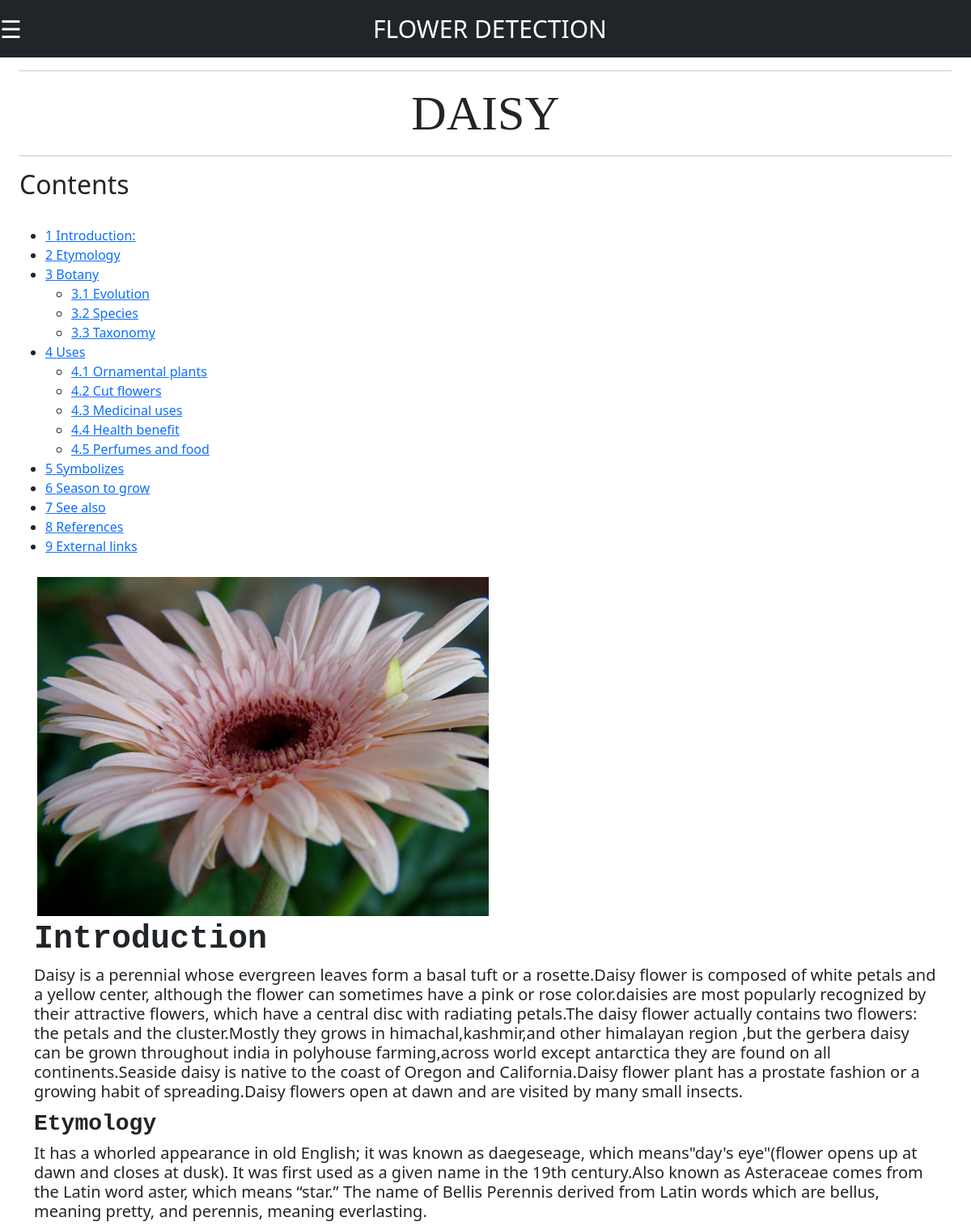
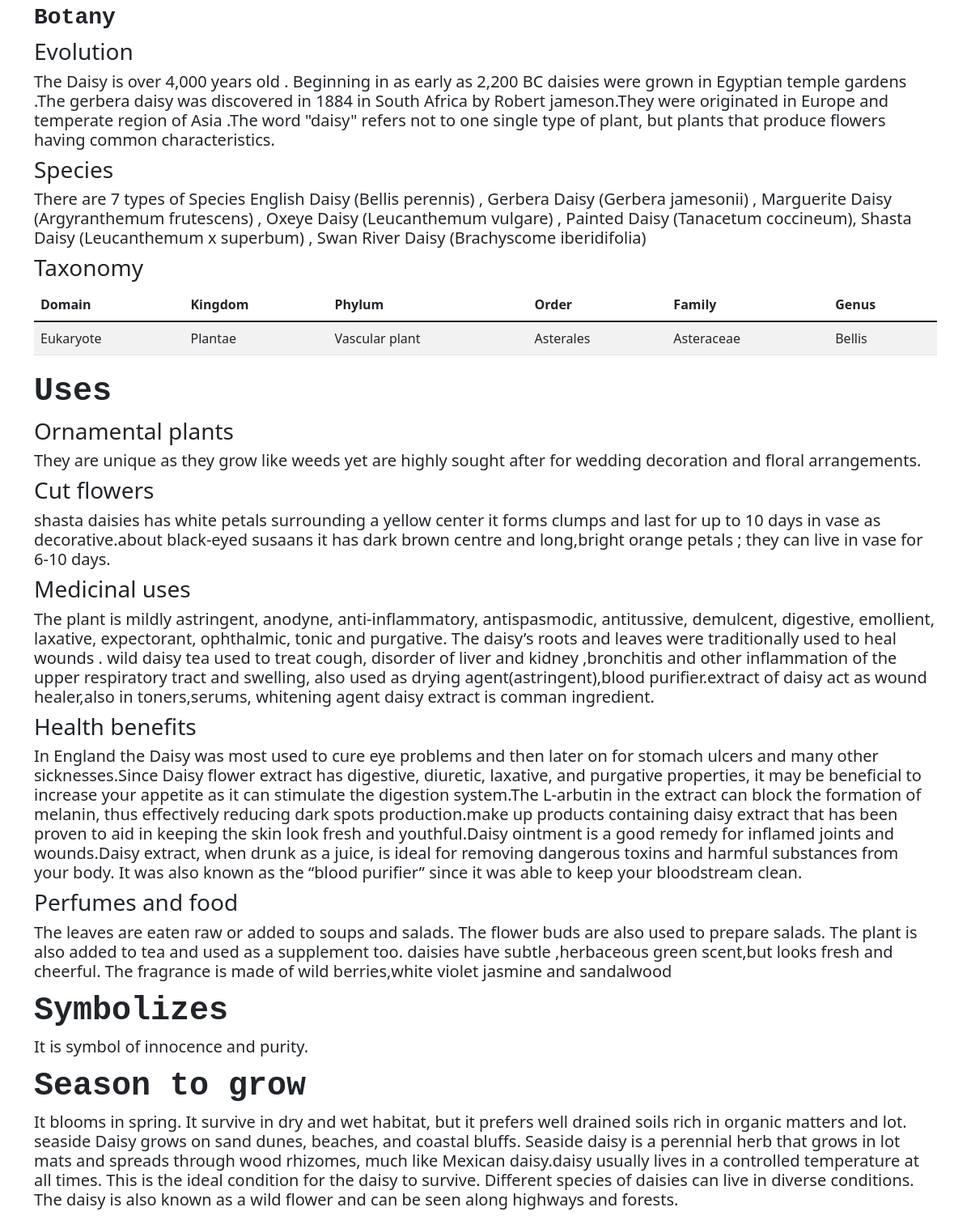
/info_daisy/, run on the app's committed database (2 pictures, top to bottom).
### flower_detection/models.py (models this page shows, shortened)
class Info(models.Model):
    Flower_name = models.CharField(max_length=50)
    Introduction = models.TextField()
    Etymology = models.TextField()
    Evolution = models.TextField()
    Species = models.TextField()
    Tax_domain = models.CharField(max_length=50)
    Tax_kingdom = models.CharField(max_length=50)
    Tax_phylum = models.CharField(max_length=50)
    Tax_order = models.CharField(max_length=50)
    Tax_family = models.CharField(max_length=50)
    Tax_genus = models.CharField(max_length=50)
    Ornamental_plants = models.TextField()
    Cut_flowers = models.TextField()
    Medicinal_uses = models.TextField()
    Health_benefit = models.TextField()
    Perfumes_food = models.TextField()
    Symbolizes = models.TextField()
    Season_to_grow = models.TextField()
    Img = models.ImageField(upload_to='images/')

### flower_detection/views.py (the view)
# urls.py: path('info_daisy/', views.info_daisy , name='info_daisy'),
def info_daisy(request):
	if request.method == 'GET':
		f_Info = Info.objects.get(Flower_name="DAISY")
	return render(request, 'home/info.html',{'info':f_Info})

### flower_detection/templates/home/info.html (shortened to what this page needs)
{% extends "home/base.html" %}
{% load static %}
{% block content %}
    <div class="container-fluid">
        <hr>
        {% if info %}
            <h1 align ="center" style="font-family: 'Times New Roman', Times, serif; font-size: 60px;">{{info.Flower_name}}</h1>
        {% endif %}
        <hr>
        <div id="toc" class="toc" role="navigation" aria-labelledby="mw-toc-heading"><input type="checkbox" role="button"
          <div class="toctitle" lang="en" dir="ltr">
            <h2 id="mw-toc-heading">Contents</h2>
          </div>
          <ul>
            <li class="toclevel-1 tocsection-1"><a href="#Introduction:"><span class="tocnumber">1</span> <span
                  class="toctext">Introduction:</span></a>
            <li class="toclevel-2 tocsection-2"><a href="#Etymology"><span class="tocnumber">2</span> <span
                    class="toctext">Etymology</span></a></li>
            <li class="toclevel-2 tocsection-2"><a href="#Botany"><span class="tocnumber">3</span> <span
                    class="toctext">Botany</span></a></li>
                <ul>
                    <li class="toclevel-2 tocsection-3"><a href="#Evolution"><span class="tocnumber">3.1</span> <span
                        class="toctext">Evolution</span></a></li>
                    <li class="toclevel-2 tocsection-4"><a href="#Species"><span class="tocnumber">3.2</span> <span
                        class="toctext">Species</span></a></li>
                    <li class="toclevel-2 tocsection-5"><a href="#Taxonomy"><span class="tocnumber">3.3</span> <span
                        class="toctext">Taxonomy</span></a></li>
                </ul>
            </li>
            <li class="toclevel-2 tocsection-7"><a href="#Uses"><span class="tocnumber">4</span> <span
                  class="toctext">Uses</span></a></li>
                <ul>
                    <li class="toclevel-2 tocsection-8"><a href="#Ornamental plants"><span class="tocnumber">4.1</span> <span
                        class="toctext">Ornamental plants</span></a></li>
                    <li class="toclevel-2 tocsection-9"><a href="#Cut flowers"><span class="tocnumber">4.2</span> <span
                        class="toctext">Cut flowers</span></a></li>
                    <li class="toclevel-2 tocsection-10"><a href="#Medicinal uses"><span class="tocnumber">4.3</span> <span
                        class="toctext">Medicinal uses</span></a></li>
                    <li class="toclevel-2 tocsection-11"><a href="#Health benefits"><span class="tocnumber">4.4</span> <span
                        class="toctext">Health benefit</span></a></li>
                    <li class="toclevel-2 tocsection-12"><a href="#Perfumes and food"><span class="tocnumber">4.5</span> <span
                        class="toctext">Perfumes and food</span></a></li>
                </ul>
            <li class="toclevel-1 tocsection-13"><a href="#Symbolizes"><span class="tocnumber">5</span> <span
                class="toctext">Symbolizes</span></a></li>
            <li class="toclevel-1 tocsection-14"><a href="#Season to grow"><span class="tocnumber">6</span> <span
                class="toctext">Season to grow</span></a></li>
            <li class="toclevel-1 tocsection-15"><a href="#See_also"><span class="tocnumber">7</span> <span class="toctext">See
                  also</span></a></li>
            <li class="toclevel-1 tocsection-16"><a href="#References"><span class="tocnumber">8</span> <span
                  class="toctext">References</span></a></li>
            <li class="toclevel-1 tocsection-17"><a href="#External_links"><span class="tocnumber">9</span> <span
                  class="toctext">External links</span></a></li>
          </ul>
        </div>
        <div class="container">
            <td>
                        <img src="{{info.Img.url}}" alt="" class="img-responsive" style="width: 50%; float: center; margin-block-start: 10px;" />
            </td>
            {% if info %}
            <h1><span class="mw-headline" id="Introduction"
                style="font-family:'Courier New', Courier, monospace;"><b>Introduction</b></span>
            </h1>
                        <h5>{{  info.Introduction }}</h5>
                <h3><span class="mw-headline" id="Etymology"
                    style="font-family:'Courier New', Courier, monospace;"><b>Etymology</b></span>
                </h3>
                            <h5>{{ info.Etymology }}</h5>
                <h3><span class="mw-headline" id="Botany"
                    style="font-family:'Courier New', Courier, monospace;"><b>Botany</b></span>
                </h3>
                <h3><span class="mw-headline" id="Evolution">Evolution</span><span class="mw-editsection"><span
                    class="mw-editsection-bracket"></h3>
                        <h5>{{ info.Evolution }}</h5>
                <h3><span class="mw-headline" id="Species">Species</span><span class="mw-editsection"><span
                    class="mw-editsection-bracket"></h3>
                        <h5>{{ info.Species }}</h5>
                <h3><span class="mw-headline" id="Taxonomy">Taxonomy</span><span class="mw-editsection"><span
                    class="mw-editsection-bracket"></h3>
                    <table class="table table-striped">
                        <thead>
                        <tr>
                            <th>Domain</th>
                            <th>Kingdom</th>
                            <th>Phylum</th>
                            <th>Order</th>
                            <th>Family</th>
                            <th>Genus</th>
                        </tr>
                        </thead>
                        <tbody>
                        <tr>
                            <td>{{info.Tax_domain}}</td>
                            <td>{{info.Tax_kingdom}}</td>
                            <td>{{info.Tax_phylum}}</td>
                            <td>{{info.Tax_order}}</td>
                            <td>{{info.Tax_family}}</td>
                            <td>{{info.Tax_genus}}</td>
                        </tr>
                        </tbody>
                    </table>
                    <h1><span class="mw-headline" id="Uses"
                        style="font-family:'Courier New', Courier, monospace;"><b>Uses</b></span></h1>
                <h3><span class="mw-headline" id="Ornamental plants">Ornamental plants</span><span class="mw-editsection"><span
                    class="mw-editsection-bracket"></h3>
                        <h5>{{ info.Ornamental_plants }}</h5>
                <h3><span class="mw-headline" id="Cut flowers">Cut flowers</span><span class="mw-editsection"><span
                    class="mw-editsection-bracket"></h3>
                        <h5>{{ info.Cut_flowers }}</h5>
                <h3><span class="mw-headline" id="Medicinal uses">Medicinal uses</span><span class="mw-editsection"><span
                    class="mw-editsection-bracket"></h3>
                        <h5>{{ info.Medicinal_uses }}</h5>
                <h3><span class="mw-headline" id="Health benefits">Health benefits</span><span class="mw-editsection"><span
                    class="mw-editsection-bracket"></h3>
                        <h5>{{ info.Health_benefit }}</h5>
                <h3><span class="mw-headline" id="Perfumes and food">Perfumes and food</span><span class="mw-editsection"><span
                    class="mw-editsection-bracket"></h3>
                        <h5>{{ info.Perfumes_food }}</h5>
                <h1><span class="mw-headline" id="Symbolizes"
                    style="font-family:'Courier New', Courier, monospace;"><b>Symbolizes</b></span></h1>
                        <h5>{{ info.Symbolizes }}</h5>
                <h1><span class="mw-headline" id="Season_to_grow" style="font-family:'Courier New', Courier, monospace;"><b>Season
                    to
                    grow</b></span></h1>
                        <h5>{{ info.Season_to_grow }}</h5>
                {% else %}
                    <h1>no data</h1>
            {% endif %}
        </div>
{% endblock content %}

### flower_detection/templates/home/base.html (shortened to what this page needs)
<!DOCTYPE html>
<html lang="en">
<head>
	<link href="https://cdn.jsdelivr.net/npm/bootstrap@5.1.1/dist/css/bootstrap.min.css" rel="stylesheet"
>
</head>
<body>
    	<nav class="navbar navbar-dark bg-dark">
            <a style="font-size:30px; cursor:pointer; color: white;" onclick="openNav()">&#9776; </a>
            <a class="navbar-brand " href="{% url 'main_home' %}" style="font-size:30px;">FLOWER DETECTION</a>
		  </nav>
    <div class="container-fluid">
            {% block content %} {% endblock %}
		</div>
        </div>
</body>
</html>

### data on the page
Info: Flower_name "DAISY", Img (picture), Introduction "Daisy is a perennial whose evergreen leaves form a basal tuft or a rosette.Daisy flower is composed of white petals and a yellow center, although the flower can sometimes have a pink or rose color.daisies are most popularly recognized by their attractive flowers, which have a central disc with radiating petals.The daisy flower actually contains two flowers: the petals and the cluster.Mostly they grows in himachal,kashmir,and other himalayan region ,but the gerbera daisy can be grown throughout india in polyhouse farming,across world except antarctica they are found on all continents.Seaside daisy is native to the coast of Oregon and California.Daisy flower plant has a prostate fashion or a…", Etymology "It has a whorled appearance in old English; it was known as daegeseage, which means\"day's eye\"(flower opens up at dawn and closes at dusk). It was first used as a given name in the 19th century.Also known as Asteraceae comes from the Latin word aster, which means “star.” The name of Bellis Perennis derived from Latin words which are bellus, meaning pretty, and perennis, meaning everlasting.", Evolution "The Daisy is over 4,000 years old . Beginning in as early as 2,200 BC daisies were grown in Egyptian temple gardens .The gerbera daisy was discovered in 1884 in South Africa by Robert jameson.They were originated in Europe and temperate region of Asia .The word \"daisy\" refers not to one single type of plant, but plants that produce flowers having common characteristics.", Species "There are 7 types of Species English Daisy (Bellis perennis) , Gerbera Daisy (Gerbera jamesonii) , Marguerite Daisy (Argyranthemum frutescens) , Oxeye Daisy (Leucanthemum vulgare) , Painted Daisy (Tanacetum coccineum), Shasta Daisy (Leucanthemum x superbum) , Swan River Daisy (Brachyscome iberidifolia)", Tax_domain "Eukaryote", Tax_kingdom "Plantae", Tax_phylum "Vascular plant", Tax_order "Asterales", Tax_family "Asteraceae", Tax_genus "Bellis", Ornamental_plants "They are unique as they grow like weeds yet are highly sought after for wedding decoration and floral arrangements.", Cut_flowers "shasta daisies has white petals surrounding a yellow center it forms clumps and last for up to 10 days in vase as decorative.about black-eyed susaans it has dark brown centre and long,bright orange petals ; they can live in vase for 6-10 days.", Medicinal_uses "The plant is mildly astringent, anodyne, anti-inflammatory, antispasmodic, antitussive, demulcent, digestive, emollient, laxative, expectorant, ophthalmic, tonic and purgative. The daisy’s roots and leaves were traditionally used to heal wounds . wild daisy tea used to treat cough, disorder of liver and kidney ,bronchitis and other inflammation of the upper respiratory tract and swelling, also used as drying agent(astringent),blood purifier.extract of daisy act as wound healer,also in toners,serums, whitening agent daisy extract is comman ingredient.", Health_benefit "In England the Daisy was most used to cure eye problems and then later on for stomach ulcers and many other sicknesses.Since Daisy flower extract has digestive, diuretic, laxative, and purgative properties, it may be beneficial to increase your appetite as it can stimulate the digestion system.The L-arbutin in the extract can block the formation of melanin, thus effectively reducing dark spots production.make up products containing daisy extract that has been proven to aid in keeping the skin look fresh and youthful.Daisy ointment is a good remedy for inflamed joints and wounds.Daisy extract, when drunk as a juice, is ideal for removing dangerous toxins and harmful substances from your…", Perfumes_food "The leaves are eaten raw or added to soups and salads. The flower buds are also used to prepare salads. The plant is also added to tea and used as a supplement too. daisies have subtle ,herbaceous green scent,but looks fresh and cheerful. The fragrance is made of wild berries,white violet jasmine and sandalwood", Symbolizes "It is symbol of innocence and purity.", Season_to_grow "It blooms in spring. It survive in dry and wet habitat, but it prefers well drained soils rich in organic matters and lot. seaside Daisy grows on sand dunes, beaches, and coastal bluffs. Seaside daisy is a perennial herb that grows in lot mats and spreads through wood rhizomes, much like Mexican daisy.daisy usually lives in a controlled temperature at all times. This is the ideal condition for the daisy to survive. Different species of daisies can live in diverse conditions. The daisy is also known as a wild flower and can be seen along highways and forests."
